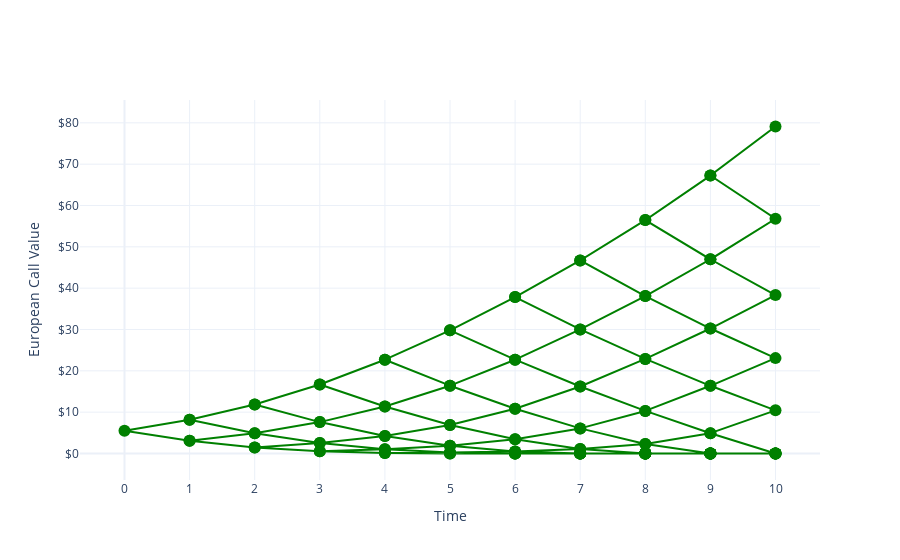

Notebook code cell kept with this figure:
### Markdown cell above
# FIGURE: OPTION

### Code cell
tree = option_tree

# Prep data for plotting
spliced = []
for a, b in zip(tree[1:], tree[:-1]):
    x = []
    for i in range(len(a)):
        x.append(a[i])
        try:
            x.append(b[i])
        except:
            pass
    spliced.append(x)
spliced

# Make figure
fig = go.Figure()
string = "$%{y:,.2f}<extra></extra>"
for i in range(len(tree) - 1):
    x = [1, 0, 1]
    for j in range(i):
        x.append(0)
        x.append(1)
    x = np.array(x) + i
    y = spliced[i]
    trace = go.Scatter(
        x=x,
        y=y,
        mode="lines+markers",
        hovertemplate=string,
        marker=dict(size=12, color='green'),
        line=dict(color='green'),
        showlegend=False
    )
    fig.add_trace(trace)

fig.update_layout(
    xaxis=dict(
        tickmode="linear", 
        tick0=0, 
        dtick=1, 
        title="Time"
    ),
    yaxis=dict(
        tickprefix="$", 
        tickformat=",.0f", 
        title=kind.title() + " Value", 
        autorange="reversed" if kind_split[1]=="put" else None
    ),
    template="plotly_white"
)

fig.show()

### Figure 1 — Plotly figure (JSON) as saved in the notebook; plotly's stock layout.template omitted (floating-point values rounded to 4 significant figures)
{"data": [{"hovertemplate": "$%{y:,.2f}<extra></extra>", "line": {"color": "green"}, "marker": {"color": "green", "size": 12}, "mode": "lines+markers", "showlegend": false, "type": "scatter", "x": [1, 0, 1], "y": [8.182, 5.485, 3.094]}, {"hovertemplate": "$%{y:,.2f}<extra></extra>", "line": {"color": "green"}, "marker": {"color": "green", "size": 12}, "mode": "lines+markers", "showlegend": false, "type": "scatter", "x": [2, 1, 2, 1, 2], "y": [11.87, 8.182, 4.916, 3.094, 1.477]}, {"hovertemplate": "$%{y:,.2f}<extra></extra>", "line": {"color": "green"}, "marker": {"color": "green", "size": 12}, "mode": "lines+markers", "showlegend": false, "type": "scatter", "x": [3, 2, 3, 2, 3, 2, 3], "y": [16.69, 11.87, 7.598, 4.916, 2.536, 1.477, 0.5375]}, {"hovertemplate": "$%{y:,.2f}<extra></extra>", "line": {"color": "green"}, "marker": {"color": "green", "size": 12}, "mode": "lines+markers", "showlegend": false, "type": "scatter", "x": [4, 3, 4, 3, 4, 3, 4, 3, 4], "y": [22.69, 16.69, 11.37, 7.598, 4.25, 2.536, 1.015, 0.5375, 0.1134]}, {"hovertemplate": "$%{y:,.2f}<extra></extra>", "line": {"color": "green"}, "marker": {"color": "green", "size": 12}, "mode": "lines+markers", "showlegend": false, "type": "scatter", "x": [5, 4, 5, 4, 5, 4, 5, 4, 5, 4, 5], "y": [29.8, 22.69, 16.41, 11.37, 6.914, 4.25, 1.886, 1.015, 0.241, 0.1134, 0]}, {"hovertemplate": "$%{y:,.2f}<extra></extra>", "line": {"color": "green"}, "marker": {"color": "green", "size": 12}, "mode": "lines+markers", "showlegend": false, "type": "scatter", "x": [6, 5, 6, 5, 6, 5, 6, 5, 6, 5, 6, 5, 6], "y": [37.84, 29.8, 22.69, 16.41, 10.84, 6.914, 3.432, 1.886, 0.5122, 0.241, 0, 0, 0]}, {"hovertemplate": "$%{y:,.2f}<extra></extra>", "line": {"color": "green"}, "marker": {"color": "green", "size": 12}, "mode": "lines+markers", "showlegend": false, "type": "scatter", "x": [7, 6, 7, 6, 7, 6, 7, 6, 7, 6, 7, 6, 7, 6, 7], "y": [46.7, 37.84, 30.02, 22.69, 16.21, 10.84, 6.072, 3.432, 1.089, 0.5122, 0, 0, 0, 0, 0]}, {"hovertemplate": "$%{y:,.2f}<extra></extra>", "line": {"color": "green"}, "marker": {"color": "green", "size": 12}, "mode": "lines+markers", "showlegend": false, "type": "scatter", "x": [8, 7, 8, 7, 8, 7, 8, 7, 8, 7, 8, 7, 8, 7, 8, 7, 8], "y": [56.47, 46.7, 38.09, 30.02, 22.88, 16.21, 10.31, 6.072, 2.313, 1.089, 0, 0, 0, 0, 0, 0, 0]}, {"hovertemplate": "$%{y:,.2f}<extra></extra>", "line": {"color": "green"}, "marker": {"color": "green", "size": 12}, "mode": "lines+markers", "showlegend": false, "type": "scatter", "x": [9, 8, 9, 8, 9, 8, 9, 8, 9, 8, 9, 8, 9, 8, 9, 8, 9, 8, 9], "y": [67.24, 56.47, 46.99, 38.09, 30.24, 22.88, 16.38, 10.31, 4.916, 2.313, 0, 0, 0, 0, 0, 0, 0, 0, 0]}, {"hovertemplate": "$%{y:,.2f}<extra></extra>", "line": {"color": "green"}, "marker": {"color": "green", "size": 12}, "mode": "lines+markers", "showlegend": false, "type": "scatter", "x": [10, 9, 10, 9, 10, 9, 10, 9, 10, 9, 10, 9, 10, 9, 10, 9, 10, 9, 10, 9, 10], "y": [79.12, 67.24, 56.8, 46.99, 38.34, 30.24, 23.08, 16.38, 10.45, 4.916, 0, 0, 0, 0, 0, 0, 0, 0, 0, 0, 0]}], "layout": {"xaxis": {"dtick": 1, "tick0": 0, "tickmode": "linear", "title": {"text": "Time"}}, "yaxis": {"tickformat": ",.0f", "tickprefix": "$", "title": {"text": "European Call Value"}}}}
